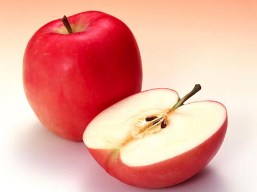
#> input picture 深度学习/test_img/7.jpg, 257 x 192 px, given in place of 7.png, which was not available
$ python '14_开运算.py'
#> lines starting #> are read from the running program, lines starting #| are printed output that depends on the picture; pictures that were not available may be replaced by others from this repository, and a replacement may not be noted
# 先腐蚀，后膨胀
import cv2
import numpy as np

# 读取原图
im1 = cv2.imread('./data/7.png')
#> im1 is the input picture: shape (192, 257, 3); mean B, G, R 153.8, 166.8, 233.9
im2 = cv2.imread('./data/8.png')
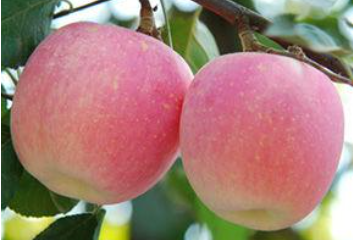
#> input picture 深度学习/test_img/8.jpg, 353 x 240 px, given in place of 8.png, which was not available
#> im2 is the input picture: shape (240, 353, 3); mean B, G, R 117.3, 126.2, 164.2

# 开运算
k = np.ones((10, 10), np.uint8)  # 计算核的类型uint8
r1 = cv2.morphologyEx(im1, cv2.MORPH_OPEN, k)
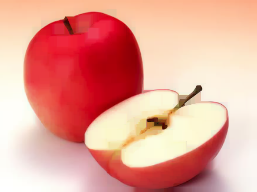
#> r1: shape (192, 257, 3); mean B, G, R 150.1, 163.7, 231.2

r2 = cv2.morphologyEx(im2, cv2.MORPH_OPEN, k)
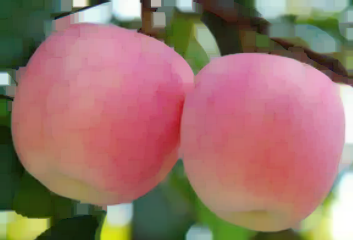
#> r2: shape (240, 353, 3); mean B, G, R 107.4, 116.9, 155.2

cv2.imshow('im1', im1)
cv2.imshow('r1', r1)
cv2.imshow('im2', im2)
cv2.imshow('r2', r2)

cv2.waitKey()
cv2.destroyAllWindows()
